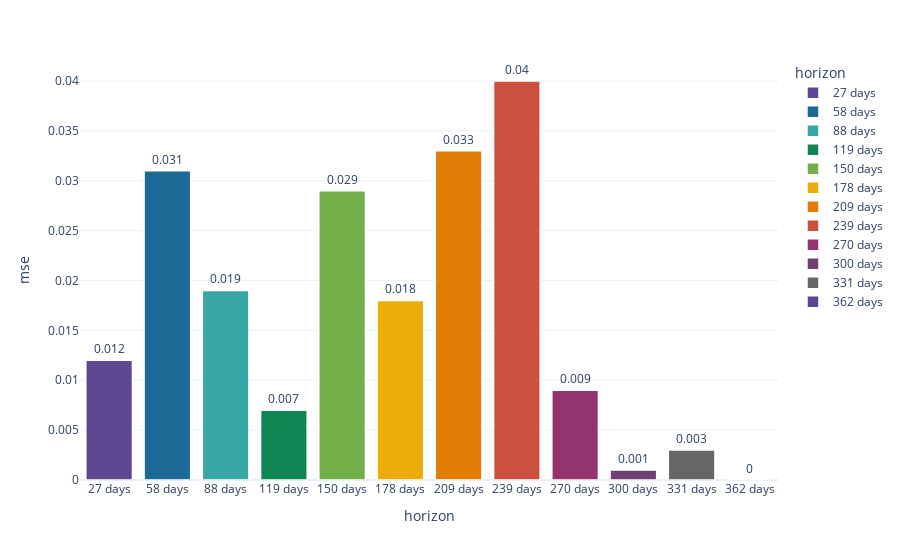

The cell this chart's notebook holds for it:
### Code cell
fig = px.bar(df_p, x = "horizon", y = "mse",color = "horizon" , template='plotly_white', text='mse', color_discrete_sequence=px.colors.qualitative.Prism,
)
fig.update_traces(textfont_size=12, textangle=0, textposition="outside", cliponaxis=False, marker_line_width=1.5, opacity=1)

### Figure 1 — Plotly figure (JSON) as saved in the notebook; plotly's stock layout.template omitted (floating-point values rounded to 4 significant figures)
{"data": [{"alignmentgroup": "True", "cliponaxis": false, "hovertemplate": "horizon=%{x}<br>mse=%{text}<extra></extra>", "legendgroup": "27 days", "marker": {"color": "rgb(95, 70, 144)", "line": {"width": 1.5}, "pattern": {"shape": ""}}, "name": "27 days", "offsetgroup": "27 days", "opacity": 1, "orientation": "v", "showlegend": true, "text": [0.012], "textangle": 0, "textfont": {"size": 12}, "textposition": "outside", "type": "bar", "x": ["27 days"], "xaxis": "x", "y": [0.012], "yaxis": "y"}, {"alignmentgroup": "True", "cliponaxis": false, "hovertemplate": "horizon=%{x}<br>mse=%{text}<extra></extra>", "legendgroup": "58 days", "marker": {"color": "rgb(29, 105, 150)", "line": {"width": 1.5}, "pattern": {"shape": ""}}, "name": "58 days", "offsetgroup": "58 days", "opacity": 1, "orientation": "v", "showlegend": true, "text": [0.031], "textangle": 0, "textfont": {"size": 12}, "textposition": "outside", "type": "bar", "x": ["58 days"], "xaxis": "x", "y": [0.031], "yaxis": "y"}, {"alignmentgroup": "True", "cliponaxis": false, "hovertemplate": "horizon=%{x}<br>mse=%{text}<extra></extra>", "legendgroup": "88 days", "marker": {"color": "rgb(56, 166, 165)", "line": {"width": 1.5}, "pattern": {"shape": ""}}, "name": "88 days", "offsetgroup": "88 days", "opacity": 1, "orientation": "v", "showlegend": true, "text": [0.019], "textangle": 0, "textfont": {"size": 12}, "textposition": "outside", "type": "bar", "x": ["88 days"], "xaxis": "x", "y": [0.019], "yaxis": "y"}, {"alignmentgroup": "True", "cliponaxis": false, "hovertemplate": "horizon=%{x}<br>mse=%{text}<extra></extra>", "legendgroup": "119 days", "marker": {"color": "rgb(15, 133, 84)", "line": {"width": 1.5}, "pattern": {"shape": ""}}, "name": "119 days", "offsetgroup": "119 days", "opacity": 1, "orientation": "v", "showlegend": true, "text": [0.007], "textangle": 0, "textfont": {"size": 12}, "textposition": "outside", "type": "bar", "x": ["119 days"], "xaxis": "x", "y": [0.007], "yaxis": "y"}, {"alignmentgroup": "True", "cliponaxis": false, "hovertemplate": "horizon=%{x}<br>mse=%{text}<extra></extra>", "legendgroup": "150 days", "marker": {"color": "rgb(115, 175, 72)", "line": {"width": 1.5}, "pattern": {"shape": ""}}, "name": "150 days", "offsetgroup": "150 days", "opacity": 1, "orientation": "v", "showlegend": true, "text": [0.029], "textangle": 0, "textfont": {"size": 12}, "textposition": "outside", "type": "bar", "x": ["150 days"], "xaxis": "x", "y": [0.029], "yaxis": "y"}, {"alignmentgroup": "True", "cliponaxis": false, "hovertemplate": "horizon=%{x}<br>mse=%{text}<extra></extra>", "legendgroup": "178 days", "marker": {"color": "rgb(237, 173, 8)", "line": {"width": 1.5}, "pattern": {"shape": ""}}, "name": "178 days", "offsetgroup": "178 days", "opacity": 1, "orientation": "v", "showlegend": true, "text": [0.018], "textangle": 0, "textfont": {"size": 12}, "textposition": "outside", "type": "bar", "x": ["178 days"], "xaxis": "x", "y": [0.018], "yaxis": "y"}, {"alignmentgroup": "True", "cliponaxis": false, "hovertemplate": "horizon=%{x}<br>mse=%{text}<extra></extra>", "legendgroup": "209 days", "marker": {"color": "rgb(225, 124, 5)", "line": {"width": 1.5}, "pattern": {"shape": ""}}, "name": "209 days", "offsetgroup": "209 days", "opacity": 1, "orientation": "v", "showlegend": true, "text": [0.033], "textangle": 0, "textfont": {"size": 12}, "textposition": "outside", "type": "bar", "x": ["209 days"], "xaxis": "x", "y": [0.033], "yaxis": "y"}, {"alignmentgroup": "True", "cliponaxis": false, "hovertemplate": "horizon=%{x}<br>mse=%{text}<extra></extra>", "legendgroup": "239 days", "marker": {"color": "rgb(204, 80, 62)", "line": {"width": 1.5}, "pattern": {"shape": ""}}, "name": "239 days", "offsetgroup": "239 days", "opacity": 1, "orientation": "v", "showlegend": true, "text": [0.04], "textangle": 0, "textfont": {"size": 12}, "textposition": "outside", "type": "bar", "x": ["239 days"], "xaxis": "x", "y": [0.04], "yaxis": "y"}, {"alignmentgroup": "True", "cliponaxis": false, "hovertemplate": "horizon=%{x}<br>mse=%{text}<extra></extra>", "legendgroup": "270 days", "marker": {"color": "rgb(148, 52, 110)", "line": {"width": 1.5}, "pattern": {"shape": ""}}, "name": "270 days", "offsetgroup": "270 days", "opacity": 1, "orientation": "v", "showlegend": true, "text": [0.009], "textangle": 0, "textfont": {"size": 12}, "textposition": "outside", "type": "bar", "x": ["270 days"], "xaxis": "x", "y": [0.009], "yaxis": "y"}, {"alignmentgroup": "True", "cliponaxis": false, "hovertemplate": "horizon=%{x}<br>mse=%{text}<extra></extra>", "legendgroup": "300 days", "marker": {"color": "rgb(111, 64, 112)", "line": {"width": 1.5}, "pattern": {"shape": ""}}, "name": "300 days", "offsetgroup": "300 days", "opacity": 1, "orientation": "v", "showlegend": true, "text": [0.001], "textangle": 0, "textfont": {"size": 12}, "textposition": "outside", "type": "bar", "x": ["300 days"], "xaxis": "x", "y": [0.001], "yaxis": "y"}, {"alignmentgroup": "True", "cliponaxis": false, "hovertemplate": "horizon=%{x}<br>mse=%{text}<extra></extra>", "legendgroup": "331 days", "marker": {"color": "rgb(102, 102, 102)", "line": {"width": 1.5}, "pattern": {"shape": ""}}, "name": "331 days", "offsetgroup": "331 days", "opacity": 1, "orientation": "v", "showlegend": true, "text": [0.003], "textangle": 0, "textfont": {"size": 12}, "textposition": "outside", "type": "bar", "x": ["331 days"], "xaxis": "x", "y": [0.003], "yaxis": "y"}, {"alignmentgroup": "True", "cliponaxis": false, "hovertemplate": "horizon=%{x}<br>mse=%{text}<extra></extra>", "legendgroup": "362 days", "marker": {"color": "rgb(95, 70, 144)", "line": {"width": 1.5}, "pattern": {"shape": ""}}, "name": "362 days", "offsetgroup": "362 days", "opacity": 1, "orientation": "v", "showlegend": true, "text": [0], "textangle": 0, "textfont": {"size": 12}, "textposition": "outside", "type": "bar", "x": ["362 days"], "xaxis": "x", "y": [0], "yaxis": "y"}], "layout": {"barmode": "relative", "legend": {"title": {"text": "horizon"}, "tracegroupgap": 0}, "margin": {"t": 60}, "xaxis": {"anchor": "y", "categoryarray": ["27 days", "58 days", "88 days", "119 days", "150 days", "178 days", "209 days", "239 days", "270 days", "300 days", "331 days", "362 days"], "categoryorder": "array", "domain": [0, 1], "title": {"text": "horizon"}}, "yaxis": {"anchor": "x", "domain": [0, 1], "title": {"text": "mse"}}}}
